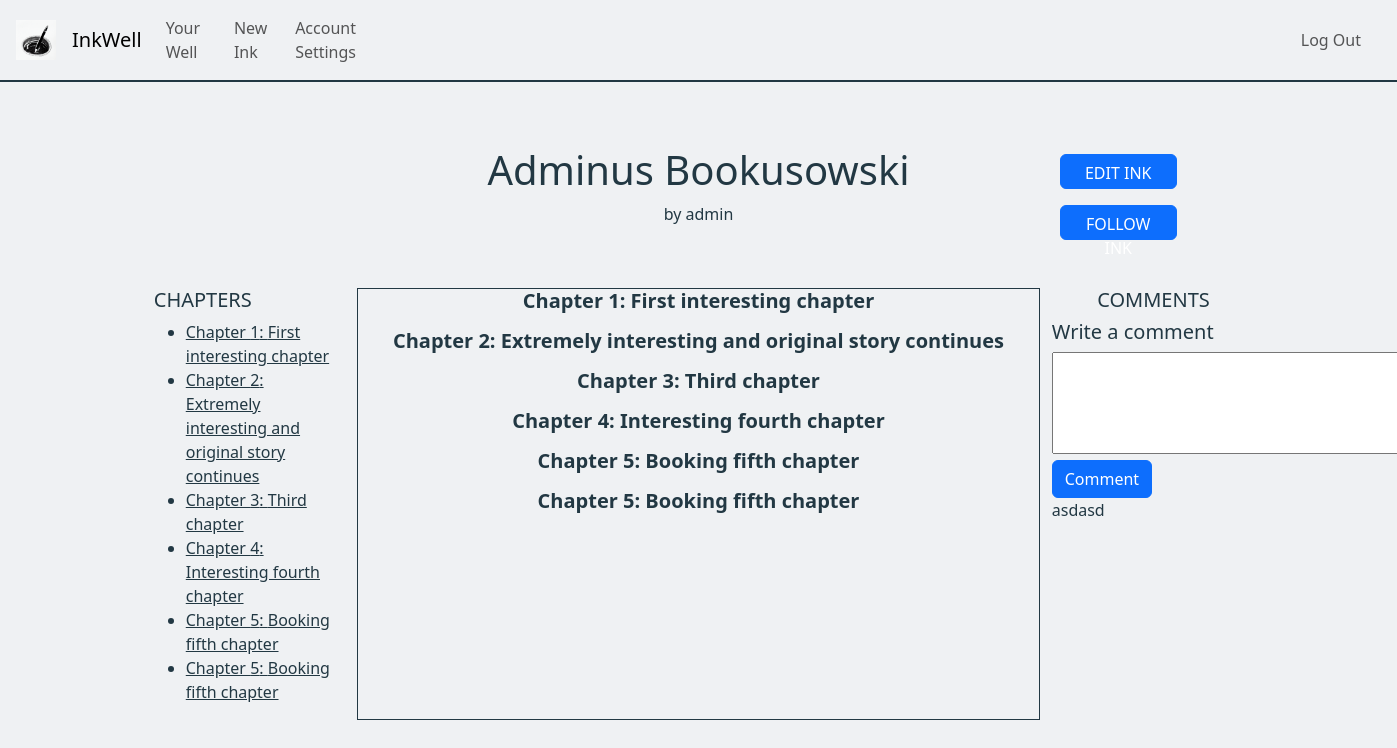
The page /ink_view/6 (signed in) on the database its author committed.
### inkwell/models.py (models this page shows, shortened)
class Ink(models.Model):
    wellOrigin = models.ForeignKey(Well, on_delete=models.CASCADE, related_name="well_pk", default="")
    inkOwner = models.ForeignKey(User, on_delete=models.CASCADE, related_name="ink_owner", default="")
    coAuthors = models.ManyToManyField(User, related_name="CoAuthors",blank=True)
    privateStatus = models.BooleanField(default=False)
    updateStatus = models.BooleanField(default=False) # If the Ink is edited at least once, this changes to true
    ink_following = models.ManyToManyField(User, related_name="ink_following",blank=True)
    genre = models.CharField(max_length=64, default="")
    description = models.CharField(max_length=500, default="")
    title = models.CharField(max_length=64, default="")
    content = models.TextField()
    views = models.PositiveBigIntegerField(default=0)
    letterCount = models.PositiveBigIntegerField(default=0)
    creation_date = models.DateTimeField(default=timezone.now, editable=False)

class User(AbstractUser):
    about = models.CharField(max_length=250, default="")
    profilePicture = models.ImageField(upload_to='', blank=True, null=True)
    coAuthorRequests = models.PositiveIntegerField(default=0)
    def __str__(self):
        return f"{self.username}"

class Chapter(models.Model):
    chapterNumber = models.PositiveIntegerField(default=1)
    chapterTitle = models.CharField(max_length=64)
    chapterContents = QuillField()
    chapterInkOrigin = models.ForeignKey(Ink, on_delete=models.CASCADE, related_name="chapterInkOrigin", default="")

class Comment(models.Model):
    content = models.TextField()
    commentInkOrigin = models.ForeignKey(Ink, on_delete=models.CASCADE, related_name="commentInkOrigin", default="")
    commentAuthor = models.ForeignKey(User, on_delete=models.CASCADE, related_name="commentAuthor", default="")
    commentCreationDate = models.DateTimeField(default=timezone.now, editable=False)

### inkwell/views.py (the view)
# urls.py: path('ink_view/<int:inkID>', views.ink_view, name='ink_view'),
def ink_view(request, inkID):
    viewedInk = Ink.objects.get(id=inkID)
    chapters = Chapter.objects.filter(chapterInkOrigin=viewedInk).order_by("chapterNumber")
    current_user = User.objects.get(pk=request.user.pk)
    following_check = False
    try:
        ink_followed = Ink.objects.get(ink_following=current_user)
        if ink_followed:
            following_check = True
    except Ink.DoesNotExist:
        pass
    comments = Comment.objects.filter(commentInkOrigin=viewedInk)
    if request.method == "POST":
        if "commentContents" in request.POST:
            commentContents = request.POST.get("commentContents")
            new_comment = Comment(content=commentContents, commentInkOrigin=viewedInk, commentAuthor=current_user)
            new_comment.save()
            time.sleep(1)
    return render(request, "inkwell/ink_view.html", {
        "ink": viewedInk,
        "chapters": chapters,
        "following_check": following_check,
        "comments": comments
    })

### inkwell/templates/inkwell/ink_view.html (shortened to what this page needs)
{% extends "inkwell/layout.html" %}
{% block body %}
<div class="container-flex inkViewContainer">
    <div class="row mt-5 d-flex justify-content-center upperRowInkView">
        <div class="col-2">
        </div>
        <div class="col-6 inkViewTitleColumn">
            <h1 class="text-center title">{{ ink.title }}</h1>
            <span class="author-credit text-center">by {{ ink.inkOwner }}</span>
        </div>
        <div class="col-2 inkViewButtonsColumn">
            <a href="{% url 'edit_ink' inkID=ink.id %}"><button class="btn btn-primary">EDIT INK</button></a>
            <button class="btn btn-primary" id="followBtn" type="submit" onclick="followInk('followInk')">FOLLOW INK</button>
        </div>
    </div>
    <div class="row mt-2 d-flex justify-content-center lowerRowInkView">
        <div class="col-2">
            <div class="container">
                <h5 class="text-start">CHAPTERS</h5>
                <ul class="chapter-list">
                    {% for chapter in chapters %}
                        <a href="#anchorChapter{{ chapter.chapterNumber }}"><li>Chapter {{ chapter.chapterNumber }}: {{ chapter.chapterTitle }}</li></a>
                    {% endfor %}
                </ul>
            </div>
        </div>
        <div class="col-6 inkViewContents">
            {% for chapter in chapters %}
            <div id="anchorChapter{{chapter.chapterNumber}}">
                <h5 class="text-center lead chapterTitle">Chapter {{ chapter.chapterNumber}}: {{chapter.chapterTitle}}</h5>
            </div>
            {% endfor %}
        </div>
        <div class="col-2 inkViewCommentsAndEditNotes">
            <h5 class="text-center">COMMENTS</h5>
            <form class="form" action="{% url 'ink_view' inkID=ink.id %}" method="post" name="commentForm">
                <h5 class="lead">Write a comment</h5>
                <textarea class="commentContents" rows="4" cols="50" name="commentContents"></textarea>
                <button class="btn btn-primary" type="submit">Comment</button>
            </form>
            <div class="comments-section">
                {% for comment in comments %}
                    <div class="comment">
                        <p>{{ comment.content }}</p>
                    </div>
                {% endfor %}
            </div>
        </div>
    </div>
</div>
{% endblock%}

### inkwell/static/inkwell/styles.css (style rules this page uses)
:root { --black: #020202ff; --dark-green: #0d2818ff; --pakistan-green: #04471cff; --sea-green: #058c42ff; --malachite: #16db65ff; --coquelicot: #f15025ff; --white: #ffffffff; --platinum: #e6e8e6ff; --timberwolf: #ced0ceff; --eerie-black: #191919ff; --gunmetal: #223843ff; --antiflash-white: #eff1f3ff; --timberwolf: #dbd3d8ff; --desert-sand: #d8b4a0ff; --burnt-sienna: #d77a61ff; --primary-color: var(--antiflash-white); --secondary-color: var(--antiflash-white); --text-color: var(--gunmetal); --border-color: var(--gunmetal); }
p, a, h1, h2, h3, h4, h5, span { color: var(--text-color); }
body { background-color: var(--primary-color); }
.inkViewContainer .row { margin: 0; }
.inkViewTitleColumn { display: flex; flex-direction: column; }
.inkViewButtonsColumn { gap: 10px; }
.inkViewButtonsColumn .btn { width: 117px; height: 35px; margin: 0.5rem; }
.inkViewContents { background-color: var(--secondary-color); border: 1px var(--border-color) solid; }
.chapterTitle { font-weight: bold; }
.comment { background-color: var(--secondary-color); }
.row { padding: 1rem; }

### rows shown on the page
Ink: title "Adminus Bookusowski", inkOwner "admin"
Chapter: chapterNumber "1", chapterTitle "First interesting chapter"
Chapter: chapterNumber "2", chapterTitle "Extremely interesting and original story continues"
Chapter: chapterNumber "3", chapterTitle "Third chapter"
Chapter: chapterNumber "4", chapterTitle "Interesting fourth chapter"
Chapter: chapterNumber "5", chapterTitle "Booking fifth chapter"
Chapter: chapterNumber "5", chapterTitle "Booking fifth chapter"
Comment: content "asdasd"
